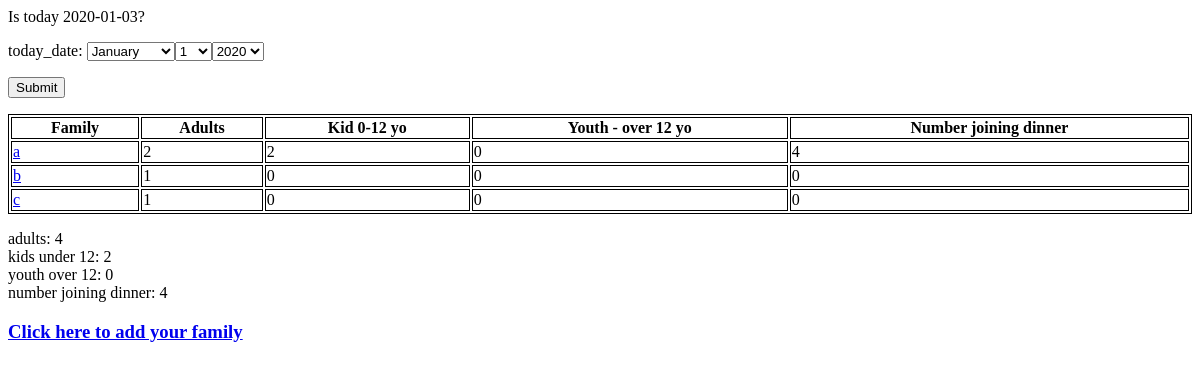
Before: / with the older database file.
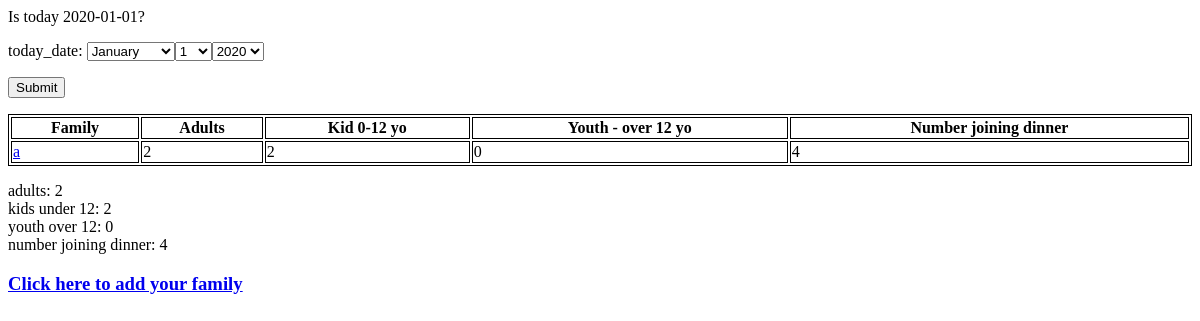
After: the same page with the newer database file.
### attendFellowship/models.py (models this page shows, shortened)
class MeetingDate(models.Model):
    submission_date = models.DateField(unique=True)
    family = models.ManyToManyField(Family)
    def __str__(self):
        return self.submission_date.strftime('%Y-%m-%d')

class Family(models.Model):
    name = models.CharField(max_length=100, unique=True)
    nAdults = models.IntegerField(default=0)
    nUnder12 = models.IntegerField(default=0)
    nAbove12 = models.IntegerField(default=0)
    nMeals = models.IntegerField(default=0)

### attendFellowship/views.py (the view)
# urls.py: url(r'^$', views.home, name='home'),
def home(request):
    try:
        max_date = MeetingDate.objects.latest('submission_date')
    except:
        max_date = "awaiting data"
    families = Family.objects.all()
    adult_sum = Family.objects.aggregate(Sum('nAdults'))
    kids_under12_sum = Family.objects.aggregate(Sum('nUnder12'))
    youth_over12_sum = Family.objects.aggregate(Sum('nAbove12'))
    joining_dinner_sum = Family.objects.aggregate(Sum('nMeals'))
    print(dir(adult_sum))
    if request.method == 'POST':
        MeetingDate.objects.all().delete()
        form = TodayDateForm(request.POST)
        if form.is_valid():
            form.save()
            return redirect("/")
    context = {}
    context['max_date'] = max_date
    context['form'] = TodayDateForm()
    context['families'] = families
    context['adult_sum'] = adult_sum['nAdults__sum']
    context['kids_under12_sum'] = kids_under12_sum['nUnder12__sum']
    context['youth_over12_sum'] = youth_over12_sum['nAbove12__sum']
    context['joining_dinner_sum'] = joining_dinner_sum['nMeals__sum']
    return render(request, 'home.html', context)

### attendFellowship/forms.py
class TodayDateForm(forms.ModelForm):
    submission_date = forms.DateField(widget=forms.SelectDateWidget(), label="today_date")
    class Meta:
        model = MeetingDate
        fields = {'submission_date'}

### attendFellowship/templates/home.html
{% extends "base.html" %}
{% block content %}
<p>Is today {{ max_date }}?</p>
<form action="" method="POST">{% csrf_token %}
  {{ form.as_p }}
  <input type="submit" value="Submit">
</form>
<table style="width:100%">
  <tr>
    <th>Family</th>
    <th>Adults</th>
    <th>Kid 0-12 yo</th>
    <th>Youth - over 12 yo</th>
    <th>Number joining dinner</th>
  </tr>
  {% for family in families %}
  <tr>
    <td> <a href="{% url 'show_up' family.name%}">{{ family.name }}</a></td>
    <td>{{ family.nAdults }}</td>
    <td>{{ family.nUnder12 }}</td>
    <td>{{ family.nAbove12 }}</td>
    <td>{{ family.nMeals }}</td>
  </tr>
  {% endfor %}
</table>
<p>adults: {{ adult_sum }} <br> kids under 12: {{ kids_under12_sum }} <br>youth over 12: {{ youth_over12_sum }} <br>number joining dinner: {{ joining_dinner_sum }} </p>
<a href="{% url 'new_family' %}">
  <h3>Click here to add your family<h3>
</a>
{% endblock %}

Changed rows visible on the page:
removed MeetingDate: submission_date "2020-01-03"
removed Family: name "b", nAdults "1", nUnder12 "0", nAbove12 "0", nMeals "0"
removed Family: name "c", nAdults "1", nUnder12 "0", nAbove12 "0", nMeals "0"
added MeetingDate: submission_date "2020-01-01"
Other visible differences:
{{ adult_sum }}: "4" → "2"
